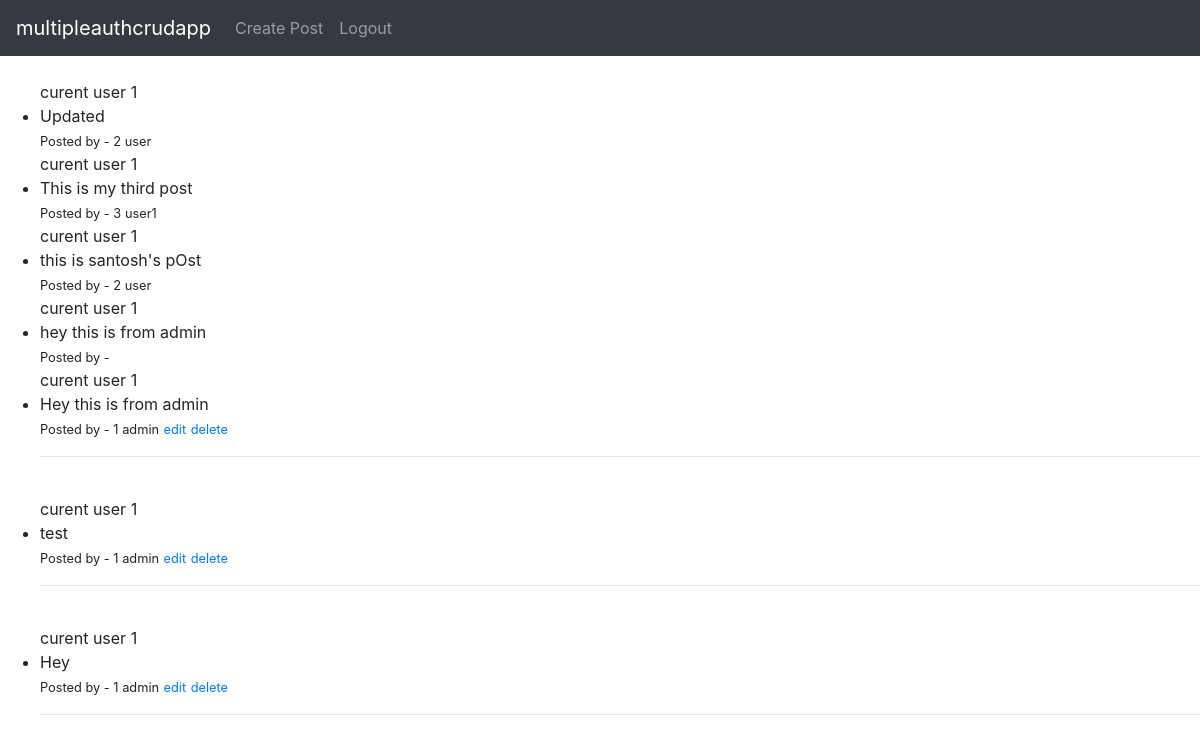
The app's page / (signed in) with its own data.
### crudapp/models.py (models this page shows, shortened)
class Post(models.Model):
    title = models.CharField(max_length=255)
    author = models.ForeignKey(User, on_delete=models.CASCADE, null=True, blank=True)

### crudapp/views.py (the view)
# urls.py: path('', views.index ,name='index'),
def index(request):
    posts = Post.objects.all()
    return render(request,'crudapp/index.html',{'posts':posts})

### crudapp/templates/crudapp/index.html (shortened to what this page needs)
{% extends "crudapp/base.html" %}
{% block content %}
<ul>
    {% for post in posts%}
    <br>
    curent user {{user.id}}
    <li>{{post.title}}</li>
    <small>Posted by - {{post.author.id}} </small>
    <small>{{post.author.username }}</small>
{% if user.is_authenticated %}
{% if user.id == post.author.id%}
    <a href="#"><small>edit</small></a>
    <a href="#"><small>delete</small></a>
    <hr>
    {% endif %}
    {% endif %}
    {%endfor%}
{% endblock %}

### records on screen
Post: title "Updated", author.id "2", author.username "user"
Post: title "This is my third post", author.id "3", author.username "user1"
Post: title "this is santosh's pOst", author.id "2", author.username "user"
Post: title "hey this is from admin"
Post: title "Hey this is from admin", author.id "1", author.username "admin", shows "edit"
Post: title "test", author.id "1", author.username "admin", shows "edit"
Post: title "Hey", author.id "1", author.username "admin", shows "edit"

### other values on screen
{{ user.id }} "1"
